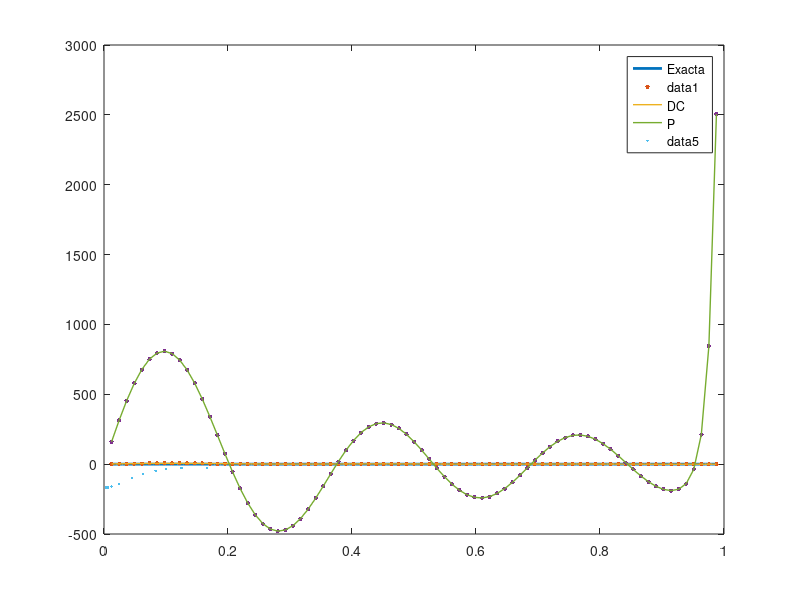

Source code (MATLAB):
#
# Resuelvo la ecuación 
#
#



#---------------------------------------------
#Datos del problema
#---------------------------------------------
XL = 0.0; #X inicial
XR = 1.0; #X final
SIZE_DOMAIN = (XR-XL); #Tamanho del dominio
UL = 0.; #Condicion Dirichlet izquierda
UR = 1.; #Condicion Dirichlet derecha
K = 6; #Nro de términos considerados en la suma

#---------------------------------------------
#Datos para la discretizacion
#---------------------------------------------

Nn = 23; #Numero de nodos



#término extra en la EDO: y'' - y = g(x)
function gx = g(x,K)
    suma = 0;
    for jj=1:K
        suma = suma + (1 + (jj*pi)*(jj*pi))*sin(jj*pi*x);
    endfor
    gx = -suma;
endfunction

#---------------------------------------------
#SOLUCIÓN EXACTA
#---------------------------------------------

#Defino la función que es solución exacta
function y = y(x)
    y = 0*x; #No sé aún cómo hacer esto
endfunction

#Defino la función error
function err = error(y_num, x, norma)
    #Para dado array calcula la diferencia entre la solución exacta y la aproximación
    #y_num: solución numérica
    #x: valores en los que se calcula la solución numérica
    #norma: norma de la diferencia
    err = norm(y_num - y(x), norma);
endfunction


#---------------------------------------------
#MÉTODO DE DIFERENCIAS FINITAS CENTRADAS DE 2DO ORDEN
#---------------------------------------------
function DC_ysol = DC_num_sol(Nn,K,UL,UR,SIZE_DOMAIN)
    # Función que resuelve el problema con diferencias centradas
    # Nn: nro de nodos
    # K: nro de términos considerados en la suma de la EDO
    # UL: Condicion Dirichlet izquierda
    # UR: Condicion Dirichlet derecha
    # x: Array de 1/h hasta Nn/h
    # h: Distancia entre nodos
    # h2: h*h

    #Defino el vector x donde aproximaré la solución
    h = SIZE_DOMAIN / (Nn+1); #Distancia entre nodos
    h2 = h*h;
    x=h*(1:Nn); #Array de 1/h hasta Nn/h

    #Creo la matriz A

    DC_S1 = sparse([1:Nn], [1:Nn], (-2/h2 -1)*ones(1,Nn), Nn, Nn, 0);
    DC_S2 = sparse([1:Nn-1], [2:Nn], (1/h2)*ones(1,Nn-1), Nn, Nn, 0);
    DC_S3 = sparse([2:Nn], [1:Nn-1],(1/h2)*ones(1,Nn-1), Nn, Nn, 0);
    A = DC_S1 + DC_S2 + DC_S3;

    # Vectores de solution
    DC_ysol = zeros(Nn,1);

    # Termino independiente  A * ysol = b

    b = zeros(Nn,1);
    b = g(x,K); #x es un vector. Se puede meter vectores como argumentos de funciones!
    b(1) = b(1) - UL/h2;
    b(1) = b(Nn) - UR/h2;

    #Resolucion del problema

    DC_ysol=A\b.';  # SIEMPRE USAR EL COMANDO "\" PARA RESOLVER SISTEMAS LINEALES - MAS ECONOMICO
    #El operador ".'" calcula la transpuesta. Esto es necesario porque el vector b es un vector fila.




endfunction

%Para hallar la solución numérica:
%DC_ysol = DC_num_sol(Nn,K,UL,UR,x,h,h2);
%Ploteo:
%plot(x,DC_ysol,".","markersize", 10);
%pause(10);


#---------------------------------------------
#MÉTODO DE PADÉ
#---------------------------------------------
function P_ysol = P_num_sol(Nn,K,UL,UR,SIZE_DOMAIN)
    # Función que resuelve el problema con el método de Padé
    # Nn: nro de nodos
    # K: nro de términos considerados en la suma de la EDO
    # UL: Condicion Dirichlet izquierda
    # UR: Condicion Dirichlet derecha
    # x: Array de 1/h hasta Nn/h
    # h: Distancia entre nodos
    # h2: h*h


    #Defino el vector x donde aproximaré la solución
    h = SIZE_DOMAIN / (Nn+1); #Distancia entre nodos
    h2 = h*h;
    x=h*(1:Nn); #Array de 1/h hasta Nn/h

    #Creo la matriz A2
    #Nodos internos:
    P_S1 = sparse([2:Nn-1], [2:Nn-1], (10/12)*ones(1,Nn-2), Nn, Nn, 0);
    P_S2 = sparse([2:Nn-1], [1:Nn-2], (1/12)*ones(1,Nn-2), Nn, Nn, 0);
    P_S3 = sparse([2:Nn-1], [3:Nn],(1/12)*ones(1,Nn-2), Nn, Nn, 0);
    #Nodos de frontera:
    P_F1 = sparse([1], [1], (1), Nn, Nn, 0);
    P_F2 = sparse([Nn], [Nn], (1), Nn, Nn, 0);

    A2 = P_S1 + P_S2 + P_S3 + P_F1 + P_F2;

    #Creo la matriz B2
    #Nodos internos:
    P_S4 = sparse([2:Nn-1], [2:Nn-1], (-2)*ones(1,Nn-2), Nn, Nn, 0);
    P_S5 = sparse([2:Nn-1], [1:Nn-2], (1)*ones(1,Nn-2), Nn, Nn, 0);
    P_S6 = sparse([2:Nn-1], [3:Nn],(1)*ones(1,Nn-2), Nn, Nn, 0);

    #Nodos de frontera:
    P_F3 = sparse([1,1], [1,2], [-2,1], Nn, Nn, 0);
    P_F4 = sparse([Nn,Nn], [Nn-1,Nn], [1,-2], Nn, Nn, 0);

    B2 = P_S4 + P_S5 + P_S6 + P_F3 + P_F4;

    # Vectores de solution
    P_ysol = zeros(Nn,1);

    # Termino independiente  A2*ysol'' = B2*ysol + c
    c = zeros(Nn,1);
    c(1) = UL/h2;
    c(Nn) = UR/h2;

    #Resuelvo el problema
    P_ysol = (B2-A2)\(A2*g(x,K).' - c);

endfunction

%Para hallar la solución numérica:
%P_ysol = P_num_sol(Nn,K,UL,UR,x,h,h2);
#Ploteo:
%plot(x,P_ysol,".","markersize", 10);
%pause(10)


#---------------------------------------------
#INCISO e
#---------------------------------------------
K = 6;
Nn = 23;

#Gráfico de solución exacta y ambas aproximaciones:

Nnsol = 100; #Numero de nodos
hsol = SIZE_DOMAIN / (Nnsol+1); #Distancia entre nodos
xsol =hsol*(1:Nnsol); #Array de 1/h hasta Nn/h
ysol = y(xsol);

Nn = 81;

DC_ysol = DC_num_sol(Nn,K,UL,UR,SIZE_DOMAIN);
P_ysol = P_num_sol(Nn,K,UL,UR,SIZE_DOMAIN);

plotear = true;

if(plotear == true)

    h = SIZE_DOMAIN / (Nn+1);
    x=h*(1:Nn);

    plot(xsol,ysol,";Exacta;","linewidth", 2);
    hold on
    plot(x,DC_ysol,".","markersize", 10,x,DC_ysol,";DC;","linewidth", 1);
    hold on
    plot(x,P_ysol,".","markersize", 10,x,P_ysol,";P;","linewidth", 1);
    pause(10)
endif

#Grafico el error en el punto central x = 0.5 en función de h
#El punto central es x((Nn+1)/2)


Nn_array = [5,7,9,11,15,21,41,81,161,321]; %tienen que ser valores impares
h_array = zeros(length(Nn_array),1).';
DC_error = zeros(length(Nn_array),1).';
P_error = zeros(length(Nn_array),1).';
for ii=1:length(Nn_array)
    DC_ysol = DC_num_sol(Nn_array(ii),K,UL,UR,SIZE_DOMAIN);
    P_ysol = P_num_sol(Nn_array(ii),K,UL,UR,SIZE_DOMAIN);
    DC_error(ii) = y(0.5) - DC_ysol((Nn_array(ii)+1)/2);
    P_error(ii) = y(0.5) - P_ysol((Nn_array(ii)+1)/2);

    h_array(ii) = SIZE_DOMAIN / (Nn_array(ii)+1); 
endfor


%plot(h_array,DC_error,".");
%hold on
plot(h_array,P_error,".");
pause(10)


